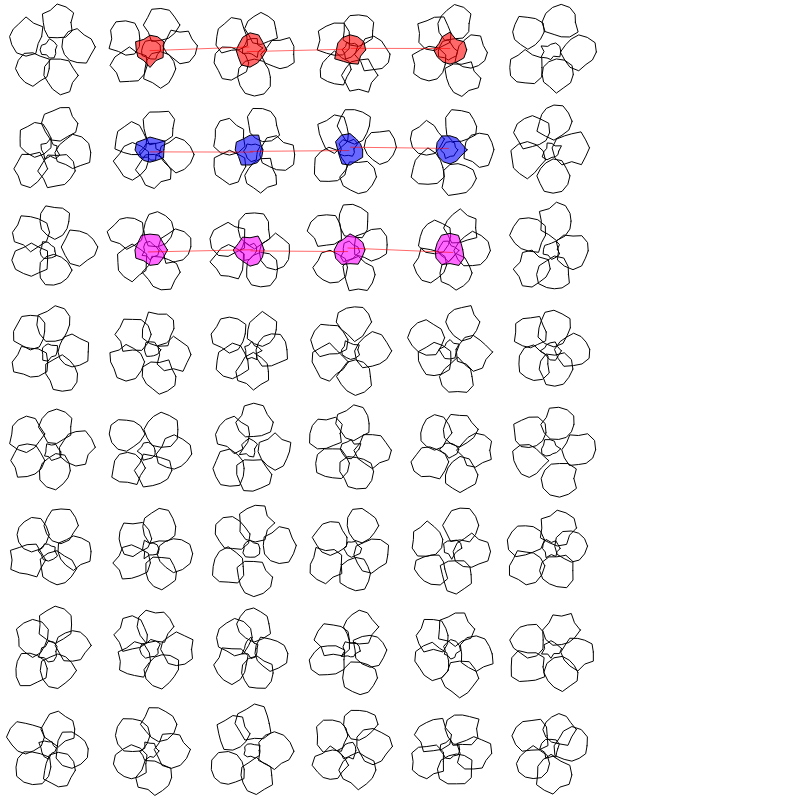
Frame 1 (no input)
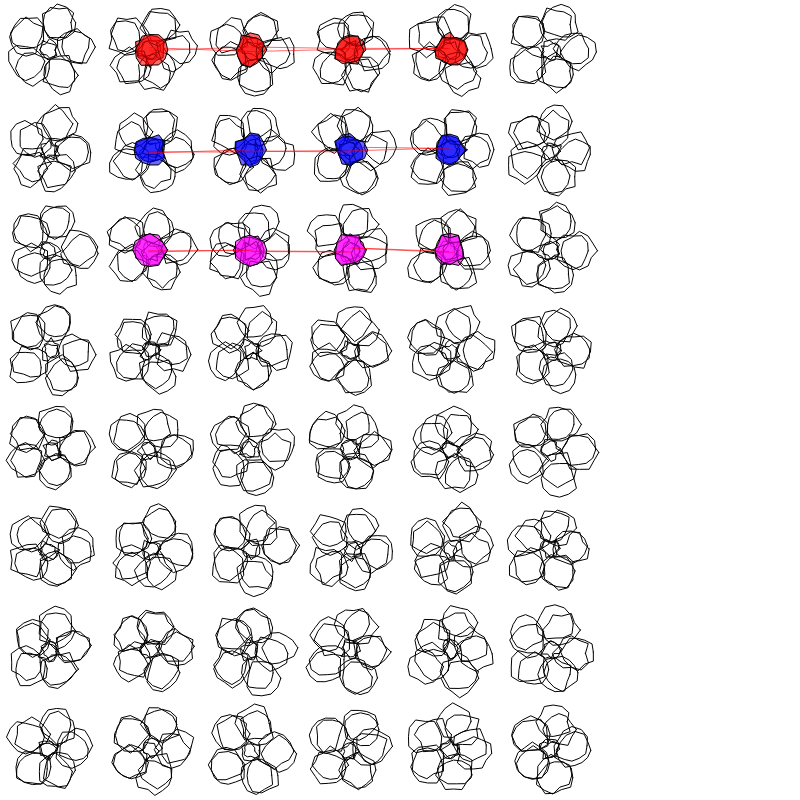
Frame 2 (the mouse pressed at the canvas centre, redrawn once)

The p5.js sketch that drew these frames (run headless with seeded random() and noise() and a simulated clock; the mouse was pressed at the canvas centre and the sketch redrawn once):

// p5.js sketch
// ── sketch.js
function setup() {
  createCanvas(800, 800);
  background(255);
  noLoop();
}

function draw() {
  let xStart = 50;
  let yStart = 50;
  let flowerSize = 50;
  let spacing = 100;

  // Set drawing attributes
  stroke(0);
  strokeWeight(1);
  noFill();

  // Loop to draw flowers in a grid
  for (let i = 0; i < 8; i++) {
    for (let j = 0; j < 6; j++) {
      let x = xStart + j * spacing;
      let y = yStart + i * spacing;
      drawFlower(x, y, flowerSize);
    }
  }

  // Add colored centers
  addColoredCenters();

  // Add connecting lines
  addConnectingLines();
}

// Function to draw a flower with irregular circular petals
function drawFlower(x, y, size) {
  let petalRadius = size / 3;
  let petals = 5;

  for (let i = 0; i < petals; i++) {
    let angle = TWO_PI / petals * i;
    let xPetal = x + cos(angle) * size / 2 + random(-5, 5);
    let yPetal = y + sin(angle) * size / 2 + random(-5, 5);
    drawIrregularCircle(xPetal, yPetal, petalRadius);
  }
  
  // Draw the outline of the center of the flower
  drawIrregularCircle(x + random(-2, 2), y + random(-2, 2), size / 6);
}

// Function to draw an irregular circle
function drawIrregularCircle(x, y, radius) {
  let points = 12;
  let angleStep = TWO_PI / points;
  beginShape();
  for (let i = 0; i < points; i++) {
    let angle = i * angleStep;
    let r = radius + random(-3, 3);
    let xOffset = cos(angle) * r;
    let yOffset = sin(angle) * r;
    vertex(x + xOffset, y + yOffset);
  }
  endShape(CLOSE);
}

// Function to add colored centers
function addColoredCenters() {
  fill(255, 0, 0, 150);
  drawIrregularCircle(150, 50, 15);
  drawIrregularCircle(250, 50, 15);
  drawIrregularCircle(350, 50, 15);
  drawIrregularCircle(450, 50, 15);
  
  fill(0, 0, 255, 150);
  drawIrregularCircle(150, 150, 15);
  drawIrregularCircle(250, 150, 15);
  drawIrregularCircle(350, 150, 15);
  drawIrregularCircle(450, 150, 15);

  fill(255, 0, 255, 150);
  drawIrregularCircle(150, 250, 15);
  drawIrregularCircle(250, 250, 15);
  drawIrregularCircle(350, 250, 15);
  drawIrregularCircle(450, 250, 15);
  
  noFill();
}

// Function to add connecting lines
function addConnectingLines() {
  stroke(255, 0, 0, 150);
  line(150 + random(-3, 3), 50 + random(-3, 3), 250 + random(-3, 3), 50 + random(-3, 3));
  line(250 + random(-3, 3), 50 + random(-3, 3), 350 + random(-3, 3), 50 + random(-3, 3));
  line(350 + random(-3, 3), 50 + random(-3, 3), 450 + random(-3, 3), 50 + random(-3, 3));

  line(150 + random(-3, 3), 150 + random(-3, 3), 250 + random(-3, 3), 150 + random(-3, 3));
  line(250 + random(-3, 3), 150 + random(-3, 3), 350 + random(-3, 3), 150 + random(-3, 3));
  line(350 + random(-3, 3), 150 + random(-3, 3), 450 + random(-3, 3), 150 + random(-3, 3));

  line(150 + random(-3, 3), 250 + random(-3, 3), 250 + random(-3, 3), 250 + random(-3, 3));
  line(250 + random(-3, 3), 250 + random(-3, 3), 350 + random(-3, 3), 250 + random(-3, 3));
  line(350 + random(-3, 3), 250 + random(-3, 3), 450 + random(-3, 3), 250 + random(-3, 3));
}
